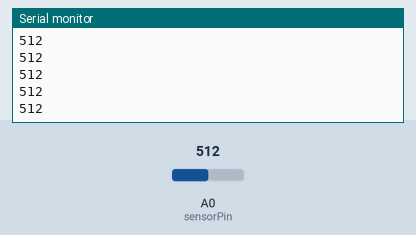
This sketch was run on a simulated Arduino Uno, built with avr-gcc and run on an emulated ATmega328P. On the bench: the last lines printed to the serial monitor. The inputs (shaded band) are chosen by the test bench; at power-on: A0 (sensorPin) = 512.

Above: at 1.2 s.
1.3 s: A0 (sensorPin) set to 716
At 1.31 s:
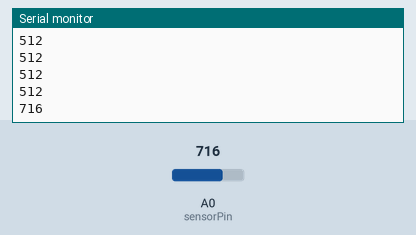
2.8 s: A0 (sensorPin) set to 900
At 2.81 s:
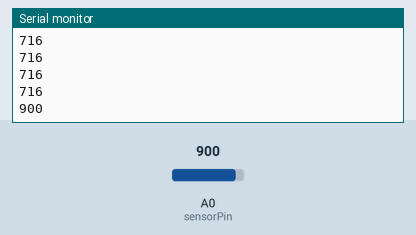
Timing chart, 0 to 5.8 s (numbered marks = the images above; inputs shaded):
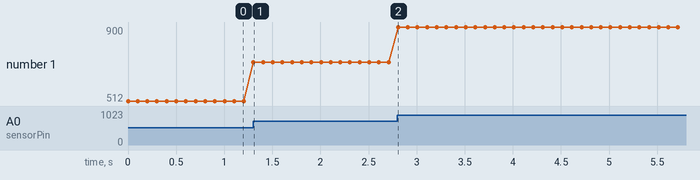

The sketch:

check_variable_resistor.ino
```cpp
int sensorPin = A0;

void setup() {

  Serial.begin(115200);

  pinMode(sensorPin, INPUT);

}


void loop() {

  int value = analogRead(sensorPin);

  Serial.println(value);

  delay(100);

}
```

Measured:
- after the input at 1.3 s, the serial monitor: prints a new line at once (image 1)
- after the input at 2.8 s, the serial monitor: prints a new line at once (image 2)
- plotted number 1: 512 → 716 after the input at 1.3 s, 716 → 900 after the input at 2.8 s
